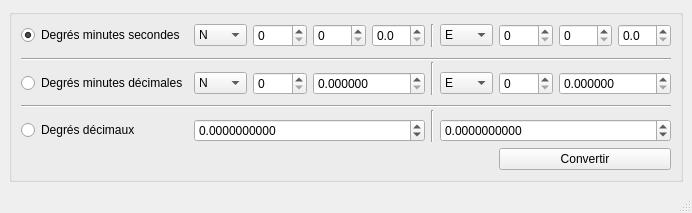
<?xml version="1.0" encoding="UTF-8"?>
<ui version="4.0">
 <class>MainWindow</class>
 <widget class="QMainWindow" name="MainWindow">
  <property name="geometry">
   <rect>
    <x>0</x>
    <y>0</y>
    <width>692</width>
    <height>213</height>
   </rect>
  </property>
  <property name="minimumSize">
   <size>
    <width>692</width>
    <height>0</height>
   </size>
  </property>
  <property name="maximumSize">
   <size>
    <width>925</width>
    <height>263</height>
   </size>
  </property>
  <property name="windowTitle">
   <string>Convertisseur de Coordonnées GPS</string>
  </property>
  <widget class="QWidget" name="centralwidget">
   <layout class="QGridLayout" name="gridLayout_2">
    <item row="0" column="0">
     <widget class="QGroupBox" name="groupBox">
      <property name="title">
       <string/>
      </property>
      <layout class="QGridLayout" name="gridLayout">
       <item row="0" column="0">
        <widget class="QRadioButton" name="rb_DMS">
         <property name="text">
          <string>Degrés minutes secondes</string>
         </property>
         <property name="checked">
          <bool>true</bool>
         </property>
        </widget>
       </item>
       <item row="0" column="1">
        <widget class="QComboBox" name="cb_NS_DMS">
         <item>
          <property name="text">
           <string>N</string>
          </property>
         </item>
         <item>
          <property name="text">
           <string>S</string>
          </property>
         </item>
        </widget>
       </item>
       <item row="0" column="2">
        <widget class="QSpinBox" name="sp_DegLat_DMS">
         <property name="maximum">
          <number>89</number>
         </property>
        </widget>
       </item>
       <item row="0" column="3">
        <widget class="QSpinBox" name="sp_MinLat_DMS">
         <property name="maximum">
          <number>59</number>
         </property>
        </widget>
       </item>
       <item row="0" column="4">
        <widget class="QDoubleSpinBox" name="sp_SecLat">
         <property name="decimals">
          <number>1</number>
         </property>
         <property name="maximum">
          <double>59.899999999999999</double>
         </property>
        </widget>
       </item>
       <item row="0" column="5">
        <widget class="Line" name="line_3">
         <property name="orientation">
          <enum>Qt::Vertical</enum>
         </property>
        </widget>
       </item>
       <item row="0" column="6">
        <widget class="QComboBox" name="cb_EO_DMS">
         <item>
          <property name="text">
           <string>E</string>
          </property>
         </item>
         <item>
          <property name="text">
           <string>W</string>
          </property>
         </item>
        </widget>
       </item>
       <item row="0" column="7">
        <widget class="QSpinBox" name="sp_DegLon_DMS">
         <property name="maximum">
          <number>179</number>
         </property>
        </widget>
       </item>
       <item row="0" column="8">
        <widget class="QSpinBox" name="sp_MinLon_DMS">
         <property name="maximum">
          <number>59</number>
         </property>
        </widget>
       </item>
       <item row="0" column="9">
        <widget class="QDoubleSpinBox" name="sp_SecLon">
         <property name="decimals">
          <number>1</number>
         </property>
         <property name="maximum">
          <double>59.899999999999999</double>
         </property>
        </widget>
       </item>
       <item row="1" column="0" rowspan="2" colspan="10">
        <widget class="Line" name="line_2">
         <property name="orientation">
          <enum>Qt::Horizontal</enum>
         </property>
        </widget>
       </item>
       <item row="2" column="5" rowspan="2">
        <widget class="Line" name="line_4">
         <property name="orientation">
          <enum>Qt::Vertical</enum>
         </property>
        </widget>
       </item>
       <item row="3" column="0">
        <widget class="QRadioButton" name="rb_DMD">
         <property name="text">
          <string>Degrés minutes décimales</string>
         </property>
        </widget>
       </item>
       <item row="3" column="1">
        <widget class="QComboBox" name="cb_NS_DMD">
         <item>
          <property name="text">
           <string>N</string>
          </property>
         </item>
         <item>
          <property name="text">
           <string>S</string>
          </property>
         </item>
        </widget>
       </item>
       <item row="3" column="2">
        <widget class="QSpinBox" name="sp_DegLat_DMD">
         <property name="maximum">
          <number>89</number>
         </property>
        </widget>
       </item>
       <item row="3" column="3" colspan="2">
        <widget class="QDoubleSpinBox" name="sp_MinLat_DMD">
         <property name="decimals">
          <number>6</number>
         </property>
         <property name="maximum">
          <double>59.999999000000003</double>
         </property>
        </widget>
       </item>
       <item row="3" column="6">
        <widget class="QComboBox" name="cb_EO_DMD">
         <item>
          <property name="text">
           <string>E</string>
          </property>
         </item>
         <item>
          <property name="text">
           <string>W</string>
          </property>
         </item>
        </widget>
       </item>
       <item row="3" column="7">
        <widget class="QSpinBox" name="sp_DegLon_DMD">
         <property name="maximum">
          <number>179</number>
         </property>
        </widget>
       </item>
       <item row="3" column="8" colspan="2">
        <widget class="QDoubleSpinBox" name="sp_MinLon_DMD">
         <property name="decimals">
          <number>6</number>
         </property>
         <property name="maximum">
          <double>59.999999000000003</double>
         </property>
        </widget>
       </item>
       <item row="4" column="0" rowspan="2" colspan="10">
        <widget class="Line" name="line">
         <property name="orientation">
          <enum>Qt::Horizontal</enum>
         </property>
        </widget>
       </item>
       <item row="5" column="5" rowspan="2">
        <widget class="Line" name="line_5">
         <property name="orientation">
          <enum>Qt::Vertical</enum>
         </property>
        </widget>
       </item>
       <item row="6" column="0">
        <widget class="QRadioButton" name="rb_DD">
         <property name="text">
          <string>Degrés décimaux</string>
         </property>
        </widget>
       </item>
       <item row="6" column="1" colspan="4">
        <widget class="QDoubleSpinBox" name="sp_DegLat_DD">
         <property name="decimals">
          <number>10</number>
         </property>
         <property name="minimum">
          <double>-89.999999000000003</double>
         </property>
         <property name="maximum">
          <double>89.999999000000003</double>
         </property>
        </widget>
       </item>
       <item row="6" column="6" colspan="4">
        <widget class="QDoubleSpinBox" name="sp_DegLon_DD">
         <property name="decimals">
          <number>10</number>
         </property>
         <property name="minimum">
          <double>-179.999999000000003</double>
         </property>
         <property name="maximum">
          <double>179.999999000000003</double>
         </property>
        </widget>
       </item>
       <item row="7" column="7" colspan="3">
        <widget class="QPushButton" name="btn_Convert">
         <property name="text">
          <string>Convertir</string>
         </property>
        </widget>
       </item>
      </layout>
      <zorder>cb_NS_DMS</zorder>
      <zorder>rb_DD</zorder>
      <zorder>sp_DegLon_DMS</zorder>
      <zorder>cb_EO_DMD</zorder>
      <zorder>sp_MinLon_DMS</zorder>
      <zorder>sp_DegLon_DMD</zorder>
      <zorder>rb_DMS</zorder>
      <zorder>sp_DegLat_DD</zorder>
      <zorder>sp_DegLon_DD</zorder>
      <zorder>sp_DegLat_DMD</zorder>
      <zorder>sp_MinLat_DMD</zorder>
      <zorder>sp_DegLat_DMS</zorder>
      <zorder>cb_NS_DMD</zorder>
      <zorder>sp_MinLon_DMD</zorder>
      <zorder>rb_DMD</zorder>
      <zorder>sp_MinLat_DMS</zorder>
      <zorder>cb_EO_DMS</zorder>
      <zorder>line</zorder>
      <zorder>line_2</zorder>
      <zorder>line_3</zorder>
      <zorder>sp_SecLat</zorder>
      <zorder>sp_SecLon</zorder>
      <zorder>line_4</zorder>
      <zorder>line_5</zorder>
      <zorder>btn_Convert</zorder>
     </widget>
    </item>
   </layout>
  </widget>
  <widget class="QMenuBar" name="menubar">
   <property name="geometry">
    <rect>
     <x>0</x>
     <y>0</y>
     <width>692</width>
     <height>22</height>
    </rect>
   </property>
  </widget>
  <widget class="QStatusBar" name="statusbar"/>
 </widget>
 <resources/>
 <connections/>
</ui>
